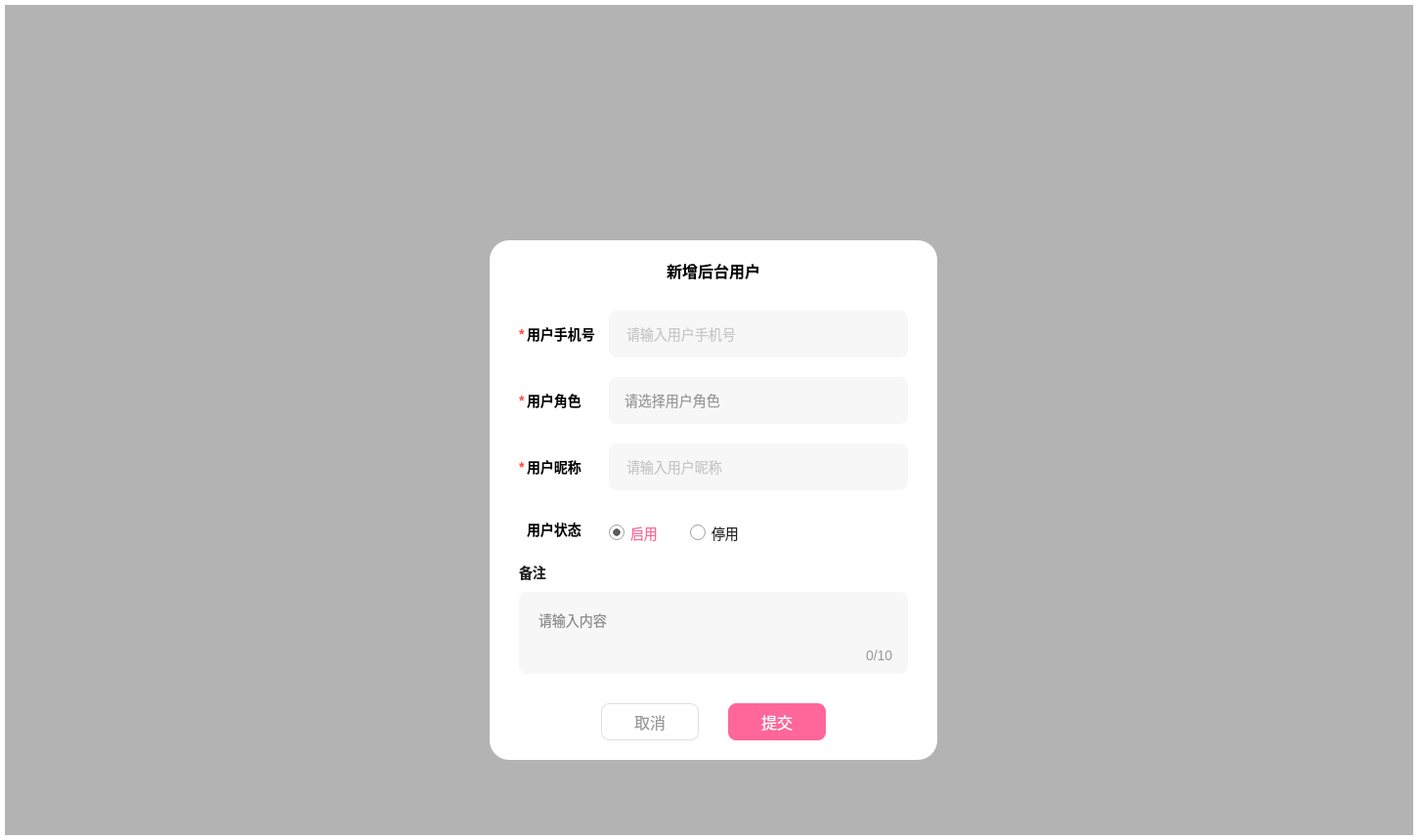
<?xml version="1.0" encoding="UTF-8"?>
<ui version="4.0">
 <class>EditUserDialog</class>
 <widget class="QWidget" name="EditUserDialog">
  <property name="geometry">
   <rect>
    <x>0</x>
    <y>0</y>
    <width>1455</width>
    <height>860</height>
   </rect>
  </property>
  <property name="windowTitle">
   <string>Form</string>
  </property>
  <property name="styleSheet">
   <string notr="true">#EditUserDialog { background-color: #FFFFFF; }
*{ font-family : 微软雅黑; font-size : 14px; }</string>
  </property>
  <layout class="QVBoxLayout" name="verticalLayout">
   <property name="spacing">
    <number>0</number>
   </property>
   <property name="leftMargin">
    <number>5</number>
   </property>
   <property name="topMargin">
    <number>5</number>
   </property>
   <property name="rightMargin">
    <number>9</number>
   </property>
   <property name="bottomMargin">
    <number>5</number>
   </property>
   <item>
    <widget class="QWidget" name="bg" native="true">
     <property name="styleSheet">
      <string notr="true">#bg{ background-color:rgba(0, 0, 0, 0.3); }</string>
     </property>
     <layout class="QVBoxLayout" name="verticalLayout_2">
      <property name="spacing">
       <number>0</number>
      </property>
      <property name="leftMargin">
       <number>496</number>
      </property>
      <property name="topMargin">
       <number>164</number>
      </property>
      <property name="rightMargin">
       <number>0</number>
      </property>
      <property name="bottomMargin">
       <number>0</number>
      </property>
      <item>
       <widget class="QWidget" name="content" native="true">
        <property name="minimumSize">
         <size>
          <width>458</width>
          <height>532</height>
         </size>
        </property>
        <property name="maximumSize">
         <size>
          <width>458</width>
          <height>532</height>
         </size>
        </property>
        <property name="styleSheet">
         <string notr="true">#content{border-radius : 20px; background-color : #FFFFFF;}</string>
        </property>
        <widget class="QLabel" name="titleLabel">
         <property name="geometry">
          <rect>
           <x>181</x>
           <y>20</y>
           <width>96</width>
           <height>21</height>
          </rect>
         </property>
         <property name="styleSheet">
          <string notr="true">#titleLabel { font-size: 16px; font-weight: 900; line-height: 21px; }</string>
         </property>
         <property name="text">
          <string>新增后台用户</string>
         </property>
        </widget>
        <widget class="QLabel" name="starLabel">
         <property name="geometry">
          <rect>
           <x>30</x>
           <y>86</y>
           <width>16</width>
           <height>19</height>
          </rect>
         </property>
         <property name="styleSheet">
          <string notr="true">#starLabel { line-height: 19px; color: #FF4A3C; font-weight: 900; }</string>
         </property>
         <property name="text">
          <string>*</string>
         </property>
        </widget>
        <widget class="QLabel" name="phoneLabel">
         <property name="geometry">
          <rect>
           <x>38</x>
           <y>86</y>
           <width>77</width>
           <height>19</height>
          </rect>
         </property>
         <property name="styleSheet">
          <string notr="true">#phoneLabel{ line-height: 19px; font-weight: 900; }</string>
         </property>
         <property name="text">
          <string>用户手机号</string>
         </property>
        </widget>
        <widget class="QLineEdit" name="phoneEdit">
         <property name="geometry">
          <rect>
           <x>122</x>
           <y>72</y>
           <width>306</width>
           <height>48</height>
          </rect>
         </property>
         <property name="styleSheet">
          <string notr="true">#phoneEdit { 
	background-color: #F7F7F7; 
	border: none; 
	border-radius: 8px; 
	color: #999999; 
	line-height: 14px; 
	padding-left: 16px; 
	placeholder-text-color: #999999; 
}</string>
         </property>
         <property name="placeholderText">
          <string>请输入用户手机号</string>
         </property>
        </widget>
        <widget class="QLabel" name="starLabel2">
         <property name="geometry">
          <rect>
           <x>30</x>
           <y>154</y>
           <width>16</width>
           <height>19</height>
          </rect>
         </property>
         <property name="styleSheet">
          <string notr="true">#starLabel2 {
	line-height: 19px; color: #FF4A3C; font-weight: 900; 
}</string>
         </property>
         <property name="text">
          <string>*</string>
         </property>
        </widget>
        <widget class="QLabel" name="roleLabel">
         <property name="geometry">
          <rect>
           <x>38</x>
           <y>154</y>
           <width>77</width>
           <height>19</height>
          </rect>
         </property>
         <property name="styleSheet">
          <string notr="true">#roleLabel { line-height: 19px; font-weight: 900; }</string>
         </property>
         <property name="text">
          <string>用户角色</string>
         </property>
        </widget>
        <widget class="QComboBox" name="roleComboBox">
         <property name="geometry">
          <rect>
           <x>122</x>
           <y>140</y>
           <width>306</width>
           <height>48</height>
          </rect>
         </property>
         <property name="styleSheet">
          <string notr="true">QComboBox { 
	background-color: #F7F7F7; 
	border-radius: 8px; 
	color: #999999; 
	padding-left: 16px; 
	placeholder-text-color: #999999; 
}
QComboBox::drop-down { border: none; width: 33px; }
QComboBox::down-arrow { 
	width: 24px; 
	height: 24px; 
	background-color: transparent; 
	image: url(:/images/admin/triangle2.png); 
}
QComboBox QAbstractItemView { /* 去掉⿏标悬停在每个 item 上的虚线框 */ 
	outline: 0px; 
}
QComboBox QAbstractItemView::item { 
	color: #222222; 
	padding-left:16px; 
	background-color: #FFFFFF; 
	height: 30px; 
}
QComboBox QAbstractItemView::item:selected {
	 background-color: #409CE1; color: #FFFFFF; }</string>
         </property>
         <property name="placeholderText">
          <string>请选择用户角色</string>
         </property>
        </widget>
        <widget class="QLabel" name="starLabel3">
         <property name="geometry">
          <rect>
           <x>30</x>
           <y>222</y>
           <width>16</width>
           <height>19</height>
          </rect>
         </property>
         <property name="styleSheet">
          <string notr="true">#starLabel3 { line-height: 19px; color: #FF4A3C; font-weight: 900; }</string>
         </property>
         <property name="text">
          <string>*</string>
         </property>
        </widget>
        <widget class="QLabel" name="nameLabel">
         <property name="geometry">
          <rect>
           <x>38</x>
           <y>222</y>
           <width>77</width>
           <height>19</height>
          </rect>
         </property>
         <property name="styleSheet">
          <string notr="true">#nameLabel { line-height: 19px; font-weight: 900; }</string>
         </property>
         <property name="text">
          <string>用户昵称</string>
         </property>
        </widget>
        <widget class="QLineEdit" name="nameEdit">
         <property name="geometry">
          <rect>
           <x>122</x>
           <y>208</y>
           <width>306</width>
           <height>48</height>
          </rect>
         </property>
         <property name="styleSheet">
          <string notr="true">#nameEdit { 
	background-color: #F7F7F7; 
	border: none; 
	border-radius: 8px; 
	color: #999999; 
	line-height: 14px; 
	padding-left: 16px; 
	placeholder-text-color: #999999; 
}</string>
         </property>
         <property name="placeholderText">
          <string>请输入用户昵称</string>
         </property>
        </widget>
        <widget class="QLabel" name="statusLabel">
         <property name="geometry">
          <rect>
           <x>38</x>
           <y>286</y>
           <width>77</width>
           <height>19</height>
          </rect>
         </property>
         <property name="styleSheet">
          <string notr="true">#statusLabel { line-height: 19px; font-weight: 900; }</string>
         </property>
         <property name="text">
          <string>用户状态</string>
         </property>
        </widget>
        <widget class="QLabel" name="remarkLabel">
         <property name="geometry">
          <rect>
           <x>30</x>
           <y>330</y>
           <width>69</width>
           <height>19</height>
          </rect>
         </property>
         <property name="styleSheet">
          <string notr="true">#remarkLabel{ font-weight: 900; color: #222222; }</string>
         </property>
         <property name="text">
          <string>备注</string>
         </property>
        </widget>
        <widget class="QPlainTextEdit" name="commentTextEdit">
         <property name="geometry">
          <rect>
           <x>30</x>
           <y>360</y>
           <width>398</width>
           <height>84</height>
          </rect>
         </property>
         <property name="styleSheet">
          <string notr="true">#commentTextEdit { 
	background-color: #F7F7F7; 
	border: none; 
	outline: none; 
	border-radius: 8px; 
	color: #222222; 
	padding: 14px 16px 14px 16px; 
}</string>
         </property>
         <property name="placeholderText">
          <string>请输入内容</string>
         </property>
        </widget>
        <widget class="QLabel" name="wordCount">
         <property name="geometry">
          <rect>
           <x>385</x>
           <y>415</y>
           <width>41</width>
           <height>19</height>
          </rect>
         </property>
         <property name="styleSheet">
          <string notr="true">#wordCount{ color : #999999; }</string>
         </property>
         <property name="text">
          <string>0/10</string>
         </property>
        </widget>
        <widget class="QPushButton" name="cancelBtn">
         <property name="geometry">
          <rect>
           <x>114</x>
           <y>474</y>
           <width>100</width>
           <height>38</height>
          </rect>
         </property>
         <property name="styleSheet">
          <string notr="true">#cancelBtn { 
	background-color: #FFF; 
	border: 1px solid #DEDEDE; 
	border-radius: 8px; 
	color: #999999; 
	font-size: 16px; 
}</string>
         </property>
         <property name="text">
          <string>取消</string>
         </property>
        </widget>
        <widget class="QPushButton" name="submitBtn">
         <property name="geometry">
          <rect>
           <x>244</x>
           <y>474</y>
           <width>100</width>
           <height>38</height>
          </rect>
         </property>
         <property name="styleSheet">
          <string notr="true">#submitBtn { 
	background-color: #FF6699; 
	border: 1px solid #FF6699; 
	border-radius: 8px; 
	color: #FFFFFF; 
	font-size: 16px;
}</string>
         </property>
         <property name="text">
          <string>提交</string>
         </property>
        </widget>
        <widget class="QRadioButton" name="startRadioBtn">
         <property name="geometry">
          <rect>
           <x>122</x>
           <y>288</y>
           <width>61</width>
           <height>23</height>
          </rect>
         </property>
         <property name="styleSheet">
          <string notr="true">QRadioButton {color: #222222; }
QRadioButton::checked { color: #FF6699; } 
QRadioButton::indicator { width: 16px; height: 16px; } 
QRadioButton::indicator::checked { image: url(:/images/admin/checked.png); } 
QRadioButton::indicator::unchecked { image: url(:/images/admin/unchecked.png); }</string>
         </property>
         <property name="text">
          <string>启用</string>
         </property>
         <property name="checked">
          <bool>true</bool>
         </property>
        </widget>
        <widget class="QRadioButton" name="stopRadioBtn">
         <property name="geometry">
          <rect>
           <x>205</x>
           <y>288</y>
           <width>61</width>
           <height>23</height>
          </rect>
         </property>
         <property name="styleSheet">
          <string notr="true">QRadioButton { color: #222222; } 
QRadioButton::checked { color: #FF6699; } 
QRadioButton::indicator { width: 16px; height: 16px; } 
QRadioButton::indicator::checked { image: url(:/images/admin/checked.png); } 
QRadioButton::indicator::unchecked { image: url(:/images/admin/unchecked.png); }</string>
         </property>
         <property name="text">
          <string>停用</string>
         </property>
        </widget>
       </widget>
      </item>
     </layout>
    </widget>
   </item>
  </layout>
 </widget>
 <resources/>
 <connections/>
</ui>
